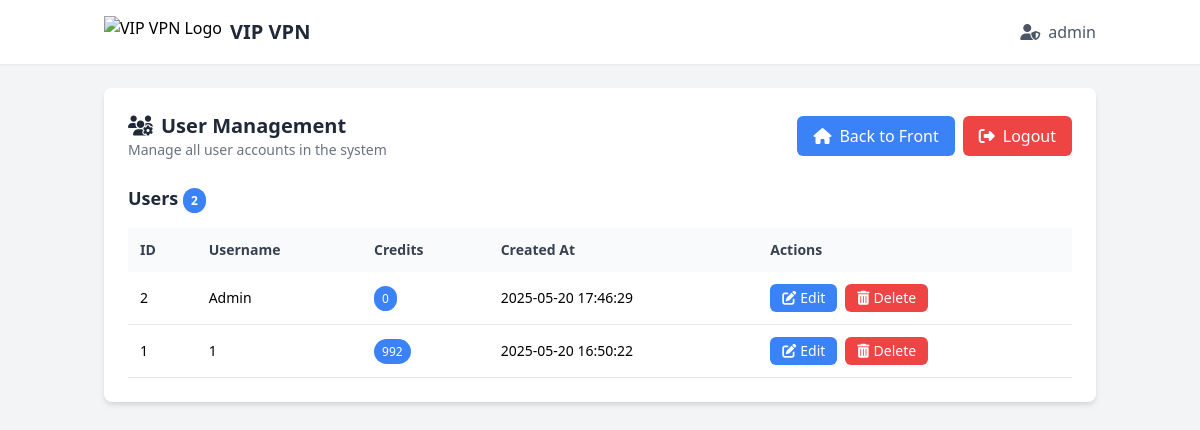
/admin_dashboard.php (signed in), run on an earlier commit of the app's database.
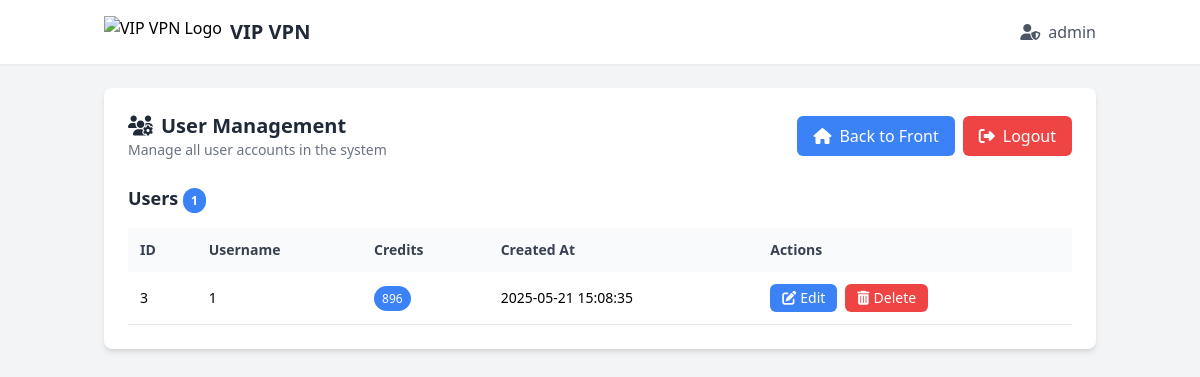
And on a later commit of the database.
### tables this page shows
CREATE TABLE users (
            id INTEGER PRIMARY KEY AUTOINCREMENT,
            username TEXT UNIQUE NOT NULL,
            email TEXT UNIQUE,
            password TEXT NOT NULL,
            credits DECIMAL(10,2) DEFAULT 0.00,
            created_at DATETIME DEFAULT CURRENT_TIMESTAMP
        );

### admin_dashboard.php (the view, shortened to what this page needs)
<?php
$db_file = __DIR__ . '/vipvpn.db';
$users = [];
try {
    $db = new SQLite3($db_file);
    $result = $db->query('SELECT id, username, credits, created_at FROM users ORDER BY id DESC');
    while ($row = $result->fetchArray(SQLITE3_ASSOC)) {
        $users[] = $row;
    }
} catch (Exception $e) {
    $error_message = 'Failed to fetch users: ' . $e->getMessage();
}
?>
<!DOCTYPE html>
<html lang="en">
<head>
    <link href="https://cdn.jsdelivr.net/npm/tailwindcss@2.2.19/dist/tailwind.min.css" rel="stylesheet">
    <link rel="stylesheet" href="https://cdnjs.cloudflare.com/ajax/libs/font-awesome/6.2.0/css/all.min.css">
</head>
<body class="bg-gray-100 font-sans">
    <header class="bg-white shadow-sm">
        <div class="container mx-auto px-4 py-4 flex items-center justify-between">
            <div class="flex items-center space-x-2">
                <img src="https://i.imgur.com/J1bqW0o.png" alt="VIP VPN Logo" class="h-8">
                <h1 class="text-xl font-bold text-gray-800">VIP VPN</h1>
            </div>
            <div class="relative user-menu">
                <button class="flex items-center space-x-2 text-gray-600 hover:text-gray-800">
                    <i class="fas fa-user-shield"></i>
                    <span><?php echo htmlspecialchars($_SESSION['admin_username']); ?></span>
                </button>
            </div>
        </div>
    </header>
    <main class="container mx-auto px-4 py-6">
        <div class="bg-white rounded-lg shadow-md p-6">
            <div class="flex flex-col sm:flex-row justify-between items-start sm:items-center mb-6">
                <div>
                    <h2 class="text-xl font-semibold text-gray-800"><i class="fas fa-users-cog mr-2"></i>User Management</h2>
                    <p class="text-sm text-gray-500">Manage all user accounts in the system</p>
                </div>
                <div class="flex space-x-2 mt-4 sm:mt-0">
                    <a href="index.php" class="btn bg-blue-500 text-white px-4 py-2 rounded-md hover:bg-blue-600">
                        <i class="fas fa-home mr-2"></i>Back to Front
                    </a>
                    <a href="logout.php" class="btn bg-red-500 text-white px-4 py-2 rounded-md hover:bg-red-600">
                        <i class="fas fa-sign-out-alt mr-2"></i>Logout
                    </a>
                </div>
            </div>
            <div>
                <h3 class="text-lg font-semibold text-gray-800 mb-4">
                    Users <span class="bg-blue-500 text-white text-xs font-semibold px-2 py-1 rounded-full"><?php echo count($users); ?></span>
                </h3>
                <?php if (count($users) > 0): ?>
                    <div class="overflow-x-auto">
                        <table class="w-full text-left">
                            <thead>
                                <tr class="bg-gray-50 text-gray-700">
                                    <th class="p-3 text-sm font-semibold">ID</th>
                                    <th class="p-3 text-sm font-semibold">Username</th>
                                    <th class="p-3 text-sm font-semibold">Credits</th>
                                    <th class="p-3 text-sm font-semibold">Created At</th>
                                    <th class="p-3 text-sm font-semibold">Actions</th>
                                </tr>
                            </thead>
                            <tbody>
                                <?php foreach ($users as $user): ?>
                                    <tr class="border-b hover:bg-gray-50">
                                        <td class="p-3 text-sm"><?php echo htmlspecialchars($user['id']); ?></td>
                                        <td class="p-3 text-sm"><?php echo htmlspecialchars($user['username']); ?></td>
                                        <td class="p-3 text-sm">
                                            <span class="bg-blue-500 text-white px-2 py-1 rounded-full text-xs"><?php echo htmlspecialchars($user['credits']); ?></span>
                                        </td>
                                        <td class="p-3 text-sm"><?php echo htmlspecialchars($user['created_at']); ?></td>
                                        <td class="p-3 text-sm flex space-x-2">
                                            <button onclick="openEditModal(<?php echo htmlspecialchars($user['id']); ?>, '<?php echo htmlspecialchars($user['username']); ?>', <?php echo htmlspecialchars($user['credits']); ?>)" class="bg-blue-500 text-white px-3 py-1 rounded-md hover:bg-blue-600">
                                                <i class="fas fa-edit mr-1"></i>Edit
                                            </button>
                                            <button onclick="confirmDelete(<?php echo htmlspecialchars($user['id']); ?>, '<?php echo htmlspecialchars($user['username']); ?>')" class="bg-red-500 text-white px-3 py-1 rounded-md hover:bg-red-600">
                                                <i class="fas fa-trash-alt mr-1"></i>Delete
                                            </button>
                                        </td>
                                    </tr>
                                <?php endforeach; ?>
                            </tbody>
                        </table>
                    </div>
                <?php endif; ?>
            </div>
        </div>
    </main>
</body>
</html>

What changed in the data, as far as the page shows it:
removed users: id "2", username "Admin", credits "0", created_at "2025-05-20 17:46:29"
removed users: id "1", username "1", credits "992", created_at "2025-05-20 16:50:22"
added users: id "3", username "1", credits "896", created_at "2025-05-21 15:08:35"
Also different on the page:
count($users): "2" → "1"
